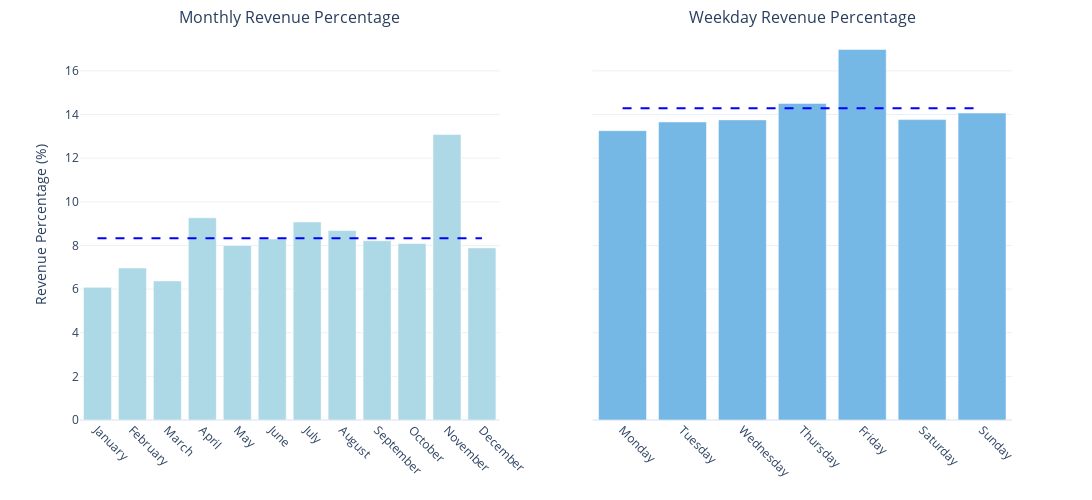

Write notebook code for a chart like this one.
### Code cell
# -- 1.2 REVENUE TIMELINE CHART (Grouped by Month) --

import plotly.graph_objects as go
from plotly.subplots import make_subplots
# Remove canceled/refunded, keep only revenue > 0
data_m2_noCancel_noRefund = data_m2[
    ~data_m2['order_status'].str.contains("|".join(order_status_keyWords_Refund_Cancel), case=False, na=False) & 
    (data_m2['revenue_converted'] > 0)
].copy()

# Ensure the datetime column is in the correct format
data_m2_noCancel_noRefund.loc[:, 'datetime'] = pd.to_datetime(data_m2_noCancel_noRefund['datetime'])


# -- MONTH Data Preparation --
# Extract month and group by month, summing the revenue for each month
data_m2_noCancel_noRefund.loc[:, 'month'] = data_m2_noCancel_noRefund['datetime'].dt.month

# Group by month and sum the revenue
revenue_by_month = data_m2_noCancel_noRefund.groupby('month').agg({'revenue_converted': 'sum'}).reset_index()

# Calculate the total revenue
total_revenue = revenue_by_month['revenue_converted'].sum()

# Calculate the revenue percentage for each month
revenue_by_month['revenue_percentage'] = (revenue_by_month['revenue_converted'] / total_revenue) * 100

# Handle the monthly average revenue
monthly_average = revenue_by_month['revenue_percentage'].mean()

# Map month number to month name
month_names = ['January', 'February', 'March', 'April', 'May', 'June', 'July', 'August', 'September', 'October', 'November', 'December']
revenue_by_month['month_name'] = revenue_by_month['month'].apply(lambda x: month_names[x-1])



# -- WEEK Data Preparation --
# Extract the weekday (0 = Monday, 1 = Tuesday, ..., 6 = Sunday)
data_m2_noCancel_noRefund.loc[:, 'weekday'] = data_m2_noCancel_noRefund['datetime'].dt.weekday

# Group by weekday and sum the revenue for each weekday (now including Saturday and Sunday)
revenue_by_weekday = data_m2_noCancel_noRefund.groupby('weekday').agg({'revenue_converted': 'sum'}).reset_index()

# Calculate the total revenue
total_revenue = revenue_by_weekday['revenue_converted'].sum()

# Calculate the revenue percentage for each weekday
revenue_by_weekday['revenue_percentage'] = (revenue_by_weekday['revenue_converted'] / total_revenue) * 100

# Handle the weekday average revenue percentage
weekday_average = revenue_by_weekday['revenue_percentage'].mean()

# Map weekday number to weekday name (including Saturday and Sunday)
weekday_names = ['Monday', 'Tuesday', 'Wednesday', 'Thursday', 'Friday', 'Saturday', 'Sunday']
revenue_by_weekday['weekday_name'] = revenue_by_weekday['weekday'].apply(lambda x: weekday_names[x])





# Create subplots with shared y-axis
fig_revenue_distributin_month_and_weekday = make_subplots(
    rows=1, cols=2,
    subplot_titles=('Monthly Revenue Percentage', 'Weekday Revenue Percentage'),
    shared_yaxes=True
)

# Add monthly revenue bars to the left subplot
fig_revenue_distributin_month_and_weekday.add_trace(
    go.Bar(
        x=revenue_by_month['month_name'],
        y=revenue_by_month['revenue_percentage'],
        name='Monthly Revenue',
        marker=dict(color='lightblue'),
        showlegend=False  # Hide legend
    ),
    row=1, col=1
)

# Add monthly average line to the left subplot
fig_revenue_distributin_month_and_weekday.add_trace(
    go.Scatter(
        x=revenue_by_month['month_name'],
        y=[monthly_average] * len(revenue_by_month),
        mode='lines',
        name='Monthly Average',
        line=dict(color='blue', dash='dash'),
        showlegend=False  # Hide legend
    ),
    row=1, col=1
)

# Add weekday revenue bars to the right subplot
fig_revenue_distributin_month_and_weekday.add_trace(
    go.Bar(
        x=revenue_by_weekday['weekday_name'],
        y=revenue_by_weekday['revenue_percentage'],
        name='Weekday Revenue',
        marker=dict(color='#75B7E5'),
        showlegend=False  # Hide legend
    ),
    row=1, col=2
)

# Add weekday average line to the right subplot
fig_revenue_distributin_month_and_weekday.add_trace(
    go.Scatter(
        x=revenue_by_weekday['weekday_name'],
        y=[weekday_average] * len(revenue_by_weekday),
        mode='lines',
        name='Weekday Average',
        line=dict(color='blue', dash='dash'),
        showlegend=False  # Hide legend
    ),
    row=1, col=2
)

# Update layout
fig_revenue_distributin_month_and_weekday.update_layout(
    showlegend=False,  # Hide legend
    template='plotly_white',
    width=1200,
    height=500,
    yaxis_title='Revenue Percentage (%)',
    margin=dict(t=30)  # Reduce top margin since we removed the title
)

# Update x-axis properties for both subplots
fig_revenue_distributin_month_and_weekday.update_xaxes(tickangle=45, row=1, col=1)
fig_revenue_distributin_month_and_weekday.update_xaxes(tickangle=45, row=1, col=2)

# Show the figure
fig_revenue_distributin_month_and_weekday.show()

### Figure 1 — Plotly figure (JSON) as saved in the notebook; plotly's stock layout.template omitted (floating-point values rounded to 4 significant figures)
{"data": [{"marker": {"color": "lightblue"}, "name": "Monthly Revenue", "showlegend": false, "type": "bar", "x": ["January", "February", "March", "April", "May", "June", "July", "August", "September", "October", "November", "December"], "xaxis": "x", "y": [6.078, 6.963, 6.371, 9.267, 7.995, 8.292, 9.076, 8.681, 8.216, 8.088, 13.09, 7.886], "yaxis": "y"}, {"line": {"color": "blue", "dash": "dash"}, "mode": "lines", "name": "Monthly Average", "showlegend": false, "type": "scatter", "x": ["January", "February", "March", "April", "May", "June", "July", "August", "September", "October", "November", "December"], "xaxis": "x", "y": [8.333, 8.333, 8.333, 8.333, 8.333, 8.333, 8.333, 8.333, 8.333, 8.333, 8.333, 8.333], "yaxis": "y"}, {"marker": {"color": "#75B7E5"}, "name": "Weekday Revenue", "showlegend": false, "type": "bar", "x": ["Monday", "Tuesday", "Wednesday", "Thursday", "Friday", "Saturday", "Sunday"], "xaxis": "x2", "y": [13.26, 13.66, 13.75, 14.51, 16.98, 13.77, 14.07], "yaxis": "y2"}, {"line": {"color": "blue", "dash": "dash"}, "mode": "lines", "name": "Weekday Average", "showlegend": false, "type": "scatter", "x": ["Monday", "Tuesday", "Wednesday", "Thursday", "Friday", "Saturday", "Sunday"], "xaxis": "x2", "y": [14.29, 14.29, 14.29, 14.29, 14.29, 14.29, 14.29], "yaxis": "y2"}], "layout": {"annotations": [{"font": {"size": 16}, "showarrow": false, "text": "Monthly Revenue Percentage", "x": 0.225, "xanchor": "center", "xref": "paper", "y": 1, "yanchor": "bottom", "yref": "paper"}, {"font": {"size": 16}, "showarrow": false, "text": "Weekday Revenue Percentage", "x": 0.775, "xanchor": "center", "xref": "paper", "y": 1, "yanchor": "bottom", "yref": "paper"}], "height": 500, "margin": {"t": 30}, "showlegend": false, "width": 1200, "xaxis": {"anchor": "y", "domain": [0, 0.45], "tickangle": 45}, "xaxis2": {"anchor": "y2", "domain": [0.55, 1], "tickangle": 45}, "yaxis": {"anchor": "x", "domain": [0, 1], "title": {"text": "Revenue Percentage (%)"}}, "yaxis2": {"anchor": "x2", "domain": [0, 1], "matches": "y", "showticklabels": false}}}
